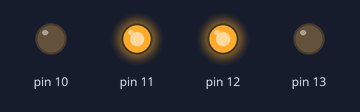
The sketch below on a simulated Arduino Uno, built with avr-gcc and run on an emulated ATmega328P. Parts: output pins drawn as LEDs (lit = HIGH).

Above: at 0.5 s.
At 3.5 s:
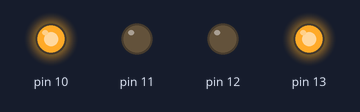
Timing chart, 0 to 4.6 s (numbered marks = the images above):
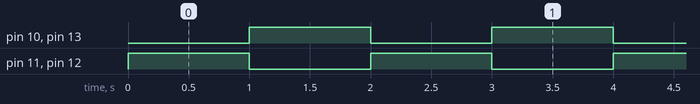

Measured:
- by itself, pin 10–13: alternates HIGH for 1.0 s and LOW for 1.0 s
- by itself, everything shown: repeats every 2.0 s, in 3 steps

The sketch:

blink3center.ino
```cpp
void setup() {
  // initialize digital pin LED_BUILTIN as an output.
  pinMode(13, OUTPUT);
  pinMode(12, OUTPUT);
  pinMode(11, OUTPUT);
  pinMode(10, OUTPUT);

}

// the loop function runs over and over again forever
void loop() {
  digitalWrite(11, HIGH);  // change state of the LED by setting the pin to the HIGH voltage level
  digitalWrite(12, HIGH);  // change state of the LED by setting the pin to the HIGH voltage level
  delay(1000);                      // wait for a second
  digitalWrite(11, LOW);   // change state of the LED by setting the pin to the LOW voltage level
  digitalWrite(12, LOW);  // change state of the LED by setting the pin to the HIGH voltage level
  digitalWrite(13, HIGH);  // change state of the LED by setting the pin to the HIGH voltage level
  digitalWrite(10, HIGH);  // change state of the LED by setting the pin to the HIGH voltage level
  delay(1000);
  digitalWrite(10, LOW);  // change state of the LED by setting the pin to the HIGH voltage level
  digitalWrite(13, LOW);  // change state of the LED by setting the pin to the HIGH voltage level

}
```
